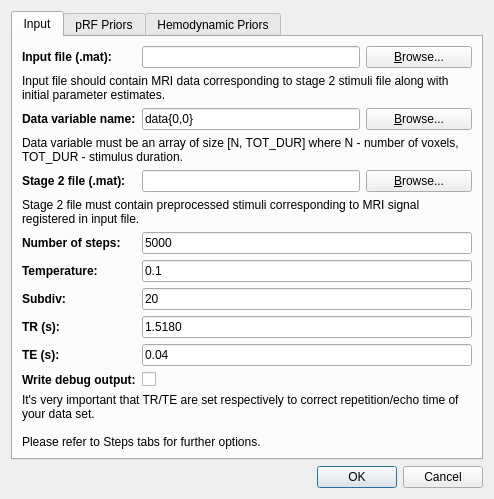
<?xml version="1.0" encoding="UTF-8"?>
<ui version="4.0">
 <class>PrfSamplingDialog_3Param</class>
 <widget class="QDialog" name="PrfSamplingDialog_3Param">
  <property name="geometry">
   <rect>
    <x>0</x>
    <y>0</y>
    <width>494</width>
    <height>499</height>
   </rect>
  </property>
  <property name="windowTitle">
   <string>QPrf - Posterior Sampling (3-param Balloon)</string>
  </property>
  <layout class="QVBoxLayout" name="verticalLayout">
   <item>
    <widget class="QTabWidget" name="tabWidget">
     <property name="currentIndex">
      <number>0</number>
     </property>
     <widget class="QWidget" name="tab">
      <attribute name="title">
       <string>Input</string>
      </attribute>
      <layout class="QGridLayout" name="gridLayout" columnstretch="0,0,0,0">
       <item row="2" column="0">
        <widget class="QLabel" name="label_2">
         <property name="font">
          <font>
           <weight>75</weight>
           <bold>true</bold>
          </font>
         </property>
         <property name="text">
          <string>Data variable name:</string>
         </property>
        </widget>
       </item>
       <item row="1" column="0" colspan="4">
        <widget class="QLabel" name="label_4">
         <property name="text">
          <string>Input file should contain MRI data corresponding to stage 2 stimuli file along with initial parameter estimates.</string>
         </property>
         <property name="wordWrap">
          <bool>true</bool>
         </property>
        </widget>
       </item>
       <item row="0" column="0">
        <widget class="QLabel" name="label">
         <property name="font">
          <font>
           <weight>75</weight>
           <bold>true</bold>
          </font>
         </property>
         <property name="text">
          <string>Input file (.mat):</string>
         </property>
        </widget>
       </item>
       <item row="13" column="0" colspan="4">
        <spacer name="verticalSpacer_2">
         <property name="orientation">
          <enum>Qt::Vertical</enum>
         </property>
         <property name="sizeHint" stdset="0">
          <size>
           <width>20</width>
           <height>40</height>
          </size>
         </property>
        </spacer>
       </item>
       <item row="4" column="1" colspan="2">
        <widget class="QLineEdit" name="stage2FileName_lineEdit"/>
       </item>
       <item row="3" column="0" colspan="4">
        <widget class="QLabel" name="label_5">
         <property name="text">
          <string>Data variable must be an array of size [N, TOT_DUR] where N - number of voxels, TOT_DUR - stimulus duration.</string>
         </property>
         <property name="wordWrap">
          <bool>true</bool>
         </property>
        </widget>
       </item>
       <item row="0" column="1" colspan="2">
        <widget class="QLineEdit" name="dataFileName_lineEdit"/>
       </item>
       <item row="2" column="3">
        <widget class="QPushButton" name="dataVarSpecBrowse_pushButton">
         <property name="text">
          <string>&amp;Browse...</string>
         </property>
        </widget>
       </item>
       <item row="0" column="3">
        <widget class="QPushButton" name="dataFileBrowse_pushButton">
         <property name="text">
          <string>&amp;Browse...</string>
         </property>
        </widget>
       </item>
       <item row="6" column="1" colspan="3">
        <widget class="QLineEdit" name="numOfSteps_lineEdit">
         <property name="text">
          <string>5000</string>
         </property>
        </widget>
       </item>
       <item row="4" column="0">
        <widget class="QLabel" name="label_3">
         <property name="font">
          <font>
           <weight>75</weight>
           <bold>true</bold>
          </font>
         </property>
         <property name="text">
          <string>Stage 2 file (.mat):</string>
         </property>
        </widget>
       </item>
       <item row="7" column="0">
        <widget class="QLabel" name="label_20">
         <property name="font">
          <font>
           <weight>75</weight>
           <bold>true</bold>
          </font>
         </property>
         <property name="text">
          <string>Temperature:</string>
         </property>
        </widget>
       </item>
       <item row="4" column="3">
        <widget class="QPushButton" name="stage2FileBrowse_pushButton">
         <property name="text">
          <string>&amp;Browse...</string>
         </property>
        </widget>
       </item>
       <item row="5" column="0" colspan="4">
        <widget class="QLabel" name="label_6">
         <property name="text">
          <string>Stage 2 file must contain preprocessed stimuli corresponding to MRI signal registered in input file.</string>
         </property>
         <property name="wordWrap">
          <bool>true</bool>
         </property>
        </widget>
       </item>
       <item row="7" column="1" colspan="3">
        <widget class="QLineEdit" name="temperature_lineEdit">
         <property name="text">
          <string>0.1</string>
         </property>
        </widget>
       </item>
       <item row="2" column="1" colspan="2">
        <widget class="QLineEdit" name="dataVarSpec_lineEdit">
         <property name="text">
          <string>data{0,0}</string>
         </property>
        </widget>
       </item>
       <item row="8" column="0">
        <widget class="QLabel" name="label_22">
         <property name="font">
          <font>
           <weight>75</weight>
           <bold>true</bold>
          </font>
         </property>
         <property name="text">
          <string>Subdiv:</string>
         </property>
        </widget>
       </item>
       <item row="8" column="1" colspan="3">
        <widget class="QLineEdit" name="subdiv_lineEdit">
         <property name="text">
          <string>20</string>
         </property>
        </widget>
       </item>
       <item row="10" column="0">
        <widget class="QLabel" name="label_23">
         <property name="font">
          <font>
           <weight>75</weight>
           <bold>true</bold>
          </font>
         </property>
         <property name="text">
          <string>TE (s):</string>
         </property>
        </widget>
       </item>
       <item row="14" column="0" colspan="4">
        <widget class="QLabel" name="label_21">
         <property name="text">
          <string>Please refer to Steps tabs for further options.</string>
         </property>
        </widget>
       </item>
       <item row="6" column="0">
        <widget class="QLabel" name="label_7">
         <property name="font">
          <font>
           <weight>75</weight>
           <bold>true</bold>
          </font>
         </property>
         <property name="text">
          <string>Number of steps:</string>
         </property>
        </widget>
       </item>
       <item row="12" column="0" colspan="4">
        <widget class="QLabel" name="label_24">
         <property name="text">
          <string>It's very important that TR/TE are set respectively to correct repetition/echo time of your data set.</string>
         </property>
         <property name="wordWrap">
          <bool>true</bool>
         </property>
        </widget>
       </item>
       <item row="10" column="1" colspan="3">
        <widget class="QLineEdit" name="TE_lineEdit">
         <property name="text">
          <string>0.04</string>
         </property>
        </widget>
       </item>
       <item row="9" column="0">
        <widget class="QLabel" name="label_29">
         <property name="font">
          <font>
           <weight>75</weight>
           <bold>true</bold>
          </font>
         </property>
         <property name="text">
          <string>TR (s):</string>
         </property>
        </widget>
       </item>
       <item row="9" column="1" colspan="3">
        <widget class="QLineEdit" name="TR_lineEdit">
         <property name="text">
          <string>1.5180</string>
         </property>
        </widget>
       </item>
       <item row="11" column="0">
        <widget class="QLabel" name="label_31">
         <property name="font">
          <font>
           <weight>75</weight>
           <bold>true</bold>
          </font>
         </property>
         <property name="text">
          <string>Write debug output:</string>
         </property>
        </widget>
       </item>
       <item row="11" column="1">
        <widget class="QCheckBox" name="writeDebug_checkBox">
         <property name="text">
          <string/>
         </property>
        </widget>
       </item>
      </layout>
     </widget>
     <widget class="QWidget" name="tab_2">
      <attribute name="title">
       <string>pRF Priors</string>
      </attribute>
      <layout class="QVBoxLayout" name="verticalLayout_2">
       <item>
        <layout class="QFormLayout" name="formLayout">
         <item row="0" column="0">
          <widget class="QLabel" name="label_30">
           <property name="font">
            <font>
             <weight>75</weight>
             <bold>true</bold>
            </font>
           </property>
           <property name="text">
            <string>pRF Model:</string>
           </property>
          </widget>
         </item>
         <item row="0" column="1">
          <widget class="QComboBox" name="pRF_model_comboBox">
           <item>
            <property name="text">
             <string>CSS-pRF (Kay et al.)</string>
            </property>
           </item>
           <item>
            <property name="text">
             <string>pRF (Dumoulin-Wandell)</string>
            </property>
           </item>
          </widget>
         </item>
         <item row="1" column="0">
          <widget class="QLabel" name="label_8">
           <property name="font">
            <font>
             <weight>75</weight>
             <bold>true</bold>
            </font>
           </property>
           <property name="text">
            <string>X Stdev:</string>
           </property>
          </widget>
         </item>
         <item row="1" column="1">
          <widget class="QLineEdit" name="xStep_lineEdit">
           <property name="text">
            <string>10</string>
           </property>
          </widget>
         </item>
         <item row="2" column="0">
          <widget class="QLabel" name="label_9">
           <property name="font">
            <font>
             <weight>75</weight>
             <bold>true</bold>
            </font>
           </property>
           <property name="text">
            <string>Y Stdev:</string>
           </property>
          </widget>
         </item>
         <item row="2" column="1">
          <widget class="QLineEdit" name="yStep_lineEdit">
           <property name="text">
            <string>10</string>
           </property>
          </widget>
         </item>
         <item row="3" column="0">
          <widget class="QLabel" name="label_10">
           <property name="font">
            <font>
             <weight>75</weight>
             <bold>true</bold>
            </font>
           </property>
           <property name="text">
            <string>RFSize Stdev:</string>
           </property>
          </widget>
         </item>
         <item row="3" column="1">
          <widget class="QLineEdit" name="rfsizeStep_lineEdit">
           <property name="text">
            <string>10</string>
           </property>
          </widget>
         </item>
         <item row="4" column="0">
          <widget class="QLabel" name="label_11">
           <property name="font">
            <font>
             <weight>75</weight>
             <bold>true</bold>
            </font>
           </property>
           <property name="text">
            <string>Exponent Stdev:</string>
           </property>
          </widget>
         </item>
         <item row="4" column="1">
          <widget class="QLineEdit" name="exptStep_lineEdit">
           <property name="text">
            <string>0.5</string>
           </property>
          </widget>
         </item>
         <item row="5" column="0">
          <widget class="QLabel" name="label_12">
           <property name="font">
            <font>
             <weight>75</weight>
             <bold>true</bold>
            </font>
           </property>
           <property name="text">
            <string>Gain Stdev:</string>
           </property>
          </widget>
         </item>
         <item row="5" column="1">
          <widget class="QLineEdit" name="gainStep_lineEdit">
           <property name="text">
            <string>10</string>
           </property>
          </widget>
         </item>
         <item row="6" column="0">
          <widget class="QLabel" name="label_25">
           <property name="font">
            <font>
             <weight>75</weight>
             <bold>true</bold>
            </font>
           </property>
           <property name="text">
            <string>Max Noise Stdev:</string>
           </property>
          </widget>
         </item>
         <item row="6" column="1">
          <widget class="QLineEdit" name="maxNoiseStdev_lineEdit">
           <property name="text">
            <string>10</string>
           </property>
          </widget>
         </item>
        </layout>
       </item>
       <item>
        <spacer name="verticalSpacer">
         <property name="orientation">
          <enum>Qt::Vertical</enum>
         </property>
         <property name="sizeHint" stdset="0">
          <size>
           <width>20</width>
           <height>40</height>
          </size>
         </property>
        </spacer>
       </item>
       <item>
        <widget class="QLabel" name="label_13">
         <property name="text">
          <string>Step sizes are expressed as standard deviations of independent normal distributions around current estimate and are multiplied by general temperature specified in the Input tab.</string>
         </property>
         <property name="wordWrap">
          <bool>true</bool>
         </property>
        </widget>
       </item>
      </layout>
     </widget>
     <widget class="QWidget" name="tab_3">
      <attribute name="title">
       <string>Hemodynamic Priors</string>
      </attribute>
      <layout class="QVBoxLayout" name="verticalLayout_3">
       <item>
        <layout class="QGridLayout" name="gridLayout_2" columnstretch="0,1,1">
         <item row="0" column="1">
          <widget class="QLabel" name="label_15">
           <property name="font">
            <font>
             <weight>75</weight>
             <bold>true</bold>
            </font>
           </property>
           <property name="text">
            <string>Mean:</string>
           </property>
          </widget>
         </item>
         <item row="0" column="2">
          <widget class="QLabel" name="label_17">
           <property name="font">
            <font>
             <weight>75</weight>
             <bold>true</bold>
            </font>
           </property>
           <property name="text">
            <string>Stdev:</string>
           </property>
          </widget>
         </item>
         <item row="1" column="0">
          <widget class="QLabel" name="label_14">
           <property name="font">
            <font>
             <weight>75</weight>
             <bold>true</bold>
            </font>
           </property>
           <property name="text">
            <string>Kappa:</string>
           </property>
          </widget>
         </item>
         <item row="1" column="1">
          <widget class="QLabel" name="label_26">
           <property name="text">
            <string>0.65</string>
           </property>
          </widget>
         </item>
         <item row="1" column="2">
          <widget class="QLineEdit" name="kappaStep_lineEdit">
           <property name="text">
            <string>0.015</string>
           </property>
          </widget>
         </item>
         <item row="2" column="0">
          <widget class="QLabel" name="label_16">
           <property name="font">
            <font>
             <weight>75</weight>
             <bold>true</bold>
            </font>
           </property>
           <property name="text">
            <string>Tau:</string>
           </property>
          </widget>
         </item>
         <item row="2" column="1">
          <widget class="QLabel" name="label_27">
           <property name="text">
            <string>0.98</string>
           </property>
          </widget>
         </item>
         <item row="2" column="2">
          <widget class="QLineEdit" name="tauStep_lineEdit">
           <property name="text">
            <string>0.0568</string>
           </property>
          </widget>
         </item>
         <item row="3" column="0">
          <widget class="QLabel" name="label_18">
           <property name="font">
            <font>
             <weight>75</weight>
             <bold>true</bold>
            </font>
           </property>
           <property name="text">
            <string>Epsilon:</string>
           </property>
          </widget>
         </item>
         <item row="3" column="1">
          <widget class="QLabel" name="label_28">
           <property name="text">
            <string>1.43</string>
           </property>
          </widget>
         </item>
         <item row="3" column="2">
          <widget class="QLineEdit" name="epsilonStep_lineEdit">
           <property name="text">
            <string>0.7071</string>
           </property>
          </widget>
         </item>
        </layout>
       </item>
       <item>
        <spacer name="verticalSpacer_3">
         <property name="orientation">
          <enum>Qt::Vertical</enum>
         </property>
         <property name="sizeHint" stdset="0">
          <size>
           <width>20</width>
           <height>92</height>
          </size>
         </property>
        </spacer>
       </item>
       <item>
        <widget class="QLabel" name="label_19">
         <property name="text">
          <string>Step sizes are expressed as standard deviations of independent normal distributions around current estimate and are multiplied by general temperature specified in the Input tab.</string>
         </property>
         <property name="wordWrap">
          <bool>true</bool>
         </property>
        </widget>
       </item>
      </layout>
     </widget>
    </widget>
   </item>
   <item>
    <widget class="QDialogButtonBox" name="buttonBox">
     <property name="orientation">
      <enum>Qt::Horizontal</enum>
     </property>
     <property name="standardButtons">
      <set>QDialogButtonBox::Cancel|QDialogButtonBox::Ok</set>
     </property>
    </widget>
   </item>
  </layout>
 </widget>
 <resources/>
 <connections>
  <connection>
   <sender>buttonBox</sender>
   <signal>accepted()</signal>
   <receiver>PrfSamplingDialog_3Param</receiver>
   <slot>accept()</slot>
   <hints>
    <hint type="sourcelabel">
     <x>257</x>
     <y>472</y>
    </hint>
    <hint type="destinationlabel">
     <x>157</x>
     <y>274</y>
    </hint>
   </hints>
  </connection>
  <connection>
   <sender>buttonBox</sender>
   <signal>rejected()</signal>
   <receiver>PrfSamplingDialog_3Param</receiver>
   <slot>reject()</slot>
   <hints>
    <hint type="sourcelabel">
     <x>325</x>
     <y>472</y>
    </hint>
    <hint type="destinationlabel">
     <x>286</x>
     <y>274</y>
    </hint>
   </hints>
  </connection>
 </connections>
</ui>
